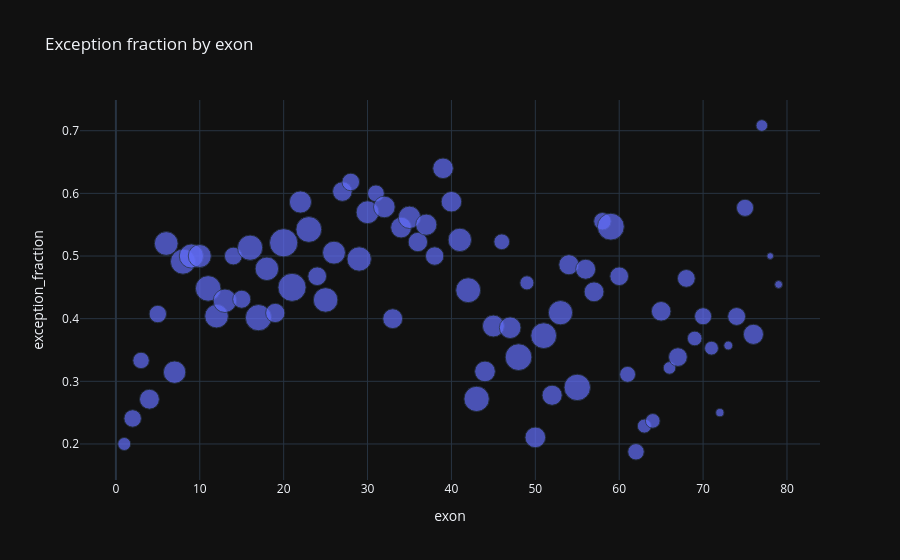

Here is the notebook cell this chart was saved with:
### Markdown cell above
## 15. 📊 exception vs exon

### Code cell
tmp = d[['phenotype', 'frame', 'exon_num']].dropna().copy()
tmp['is_exception'] = ((tmp['phenotype'] == 'DMD') & (tmp['frame'] == 'in-frame')) | ((tmp['phenotype'] == 'BMD') & (tmp['frame'] == 'out-of-frame'))
tmp['exon'] = tmp['exon_num'].astype(int)
tbl = tmp.groupby('exon').agg(exception_fraction=('is_exception', 'mean'), n=('is_exception', 'size')).reset_index()
fig = px.scatter(tbl, x='exon', y='exception_fraction', size='n', title='Exception fraction by exon')
fig.show()

### Figure 1 — Plotly figure (JSON) as saved in the notebook; plotly's stock layout.template omitted (floating-point values rounded to 4 significant figures)
{"data": [{"hovertemplate": "exon=%{x}<br>exception_fraction=%{y}<br>n=%{marker.size}<extra></extra>", "legendgroup": "", "marker": {"color": "#636efa", "size": [30, 54, 48, 70, 54, 100, 89, 112, 104, 94, 116, 99, 98, 56, 58, 113, 122, 98, 66, 142, 140, 87, 118, 62, 107, 93, 68, 55, 105, 93, 50, 83, 70, 77, 89, 67, 80, 60, 75, 75, 97, 110, 114, 76, 85, 44, 83, 127, 35, 76, 118, 72, 105, 72, 124, 71, 70, 54, 128, 62, 45, 48, 35, 38, 68, 28, 62, 56, 38, 52, 34, 12, 14, 57, 52, 72, 24, 8, 11], "sizemode": "area", "sizeref": 0.355, "symbol": "circle"}, "mode": "markers", "name": "", "orientation": "v", "showlegend": false, "x": [1, 2, 3, 4, 5, 6, 7, 8, 9, 10, 11, 12, 13, 14, 15, 16, 17, 18, 19, 20, 21, 22, 23, 24, 25, 26, 27, 28, 29, 30, 31, 32, 33, 34, 35, 36, 37, 38, 39, 40, 41, 42, 43, 44, 45, 46, 47, 48, 49, 50, 51, 52, 53, 54, 55, 56, 57, 58, 59, 60, 61, 62, 63, 64, 65, 66, 67, 68, 69, 70, 71, 72, 73, 74, 75, 76, 77, 78, 79], "xaxis": "x", "y": [0.2, 0.2407, 0.3333, 0.2714, 0.4074, 0.52, 0.3146, 0.4911, 0.5, 0.5, 0.4483, 0.404, 0.4286, 0.5, 0.431, 0.5133, 0.4016, 0.4796, 0.4091, 0.5211, 0.45, 0.5862, 0.5424, 0.4677, 0.4299, 0.5054, 0.6029, 0.6182, 0.4952, 0.5699, 0.6, 0.5783, 0.4, 0.5455, 0.5618, 0.5224, 0.55, 0.5, 0.64, 0.5867, 0.5258, 0.4455, 0.2719, 0.3158, 0.3882, 0.5227, 0.3855, 0.3386, 0.4571, 0.2105, 0.3729, 0.2778, 0.4095, 0.4861, 0.2903, 0.4789, 0.4429, 0.5556, 0.5469, 0.4677, 0.3111, 0.1875, 0.2286, 0.2368, 0.4118, 0.3214, 0.3387, 0.4643, 0.3684, 0.4038, 0.3529, 0.25, 0.3571, 0.4035, 0.5769, 0.375, 0.7083, 0.5, 0.4545], "yaxis": "y", "type": "scatter"}], "layout": {"xaxis": {"anchor": "y", "domain": [0.0, 1.0], "title": {"text": "exon"}}, "yaxis": {"anchor": "x", "domain": [0.0, 1.0], "title": {"text": "exception_fraction"}}, "legend": {"tracegroupgap": 0, "itemsizing": "constant"}, "title": {"text": "Exception fraction by exon"}}}
